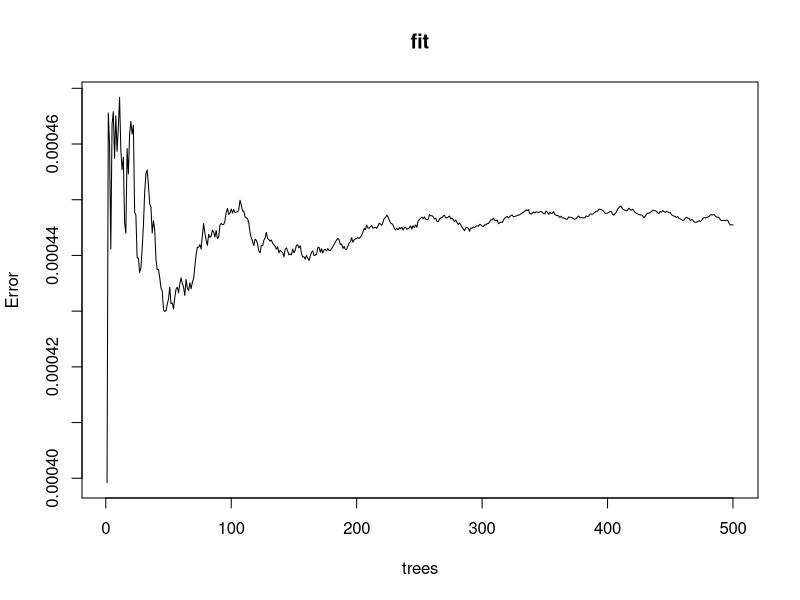
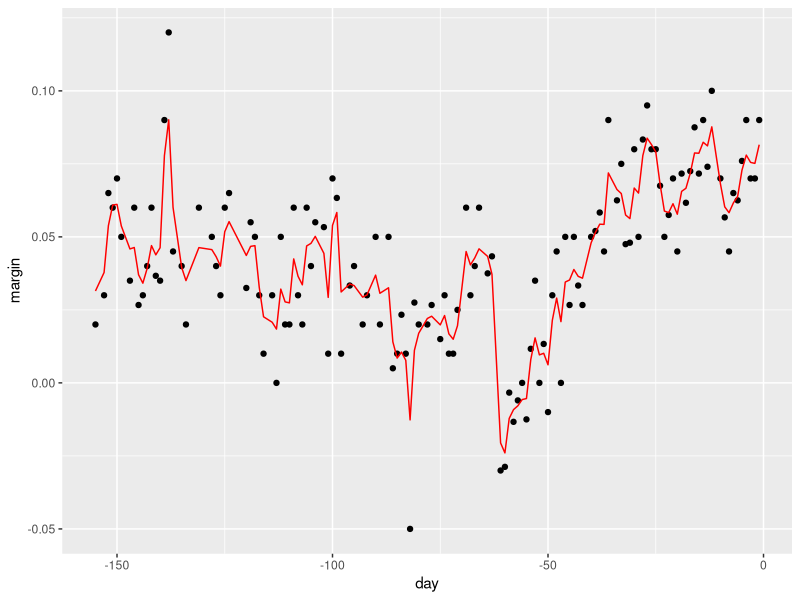

Recreate these plots in R, in order. (Note: this script raises an error after producing the figures.)
library(dslabs)
library(caret)
library(tidyverse)
library(randomForest)


fit <- randomForest(margin~., data = polls_2008) 
plot(fit)

polls_2008 %>%
  mutate(y_hat = predict(fit, newdata = polls_2008)) %>% 
  ggplot() +
  geom_point(aes(day, margin)) +
  geom_line(aes(day, y_hat), col="red")

library(randomForest)
train_rf <- randomForest(y ~ ., data=mnist_27$train)
confusionMatrix(predict(train_rf, mnist_27$test), mnist_27$test$y)$overall["Accuracy"]

# use cross validation to choose parameter
train_rf_2 <- train(y ~ .,
                    method = "Rborist",
                    tuneGrid = data.frame(predFixed = 2, minNode = c(3, 50)),
                    data = mnist_27$train)
confusionMatrix(predict(train_rf_2, mnist_27$test), mnist_27$test$y)$overall["Accuracy"]
